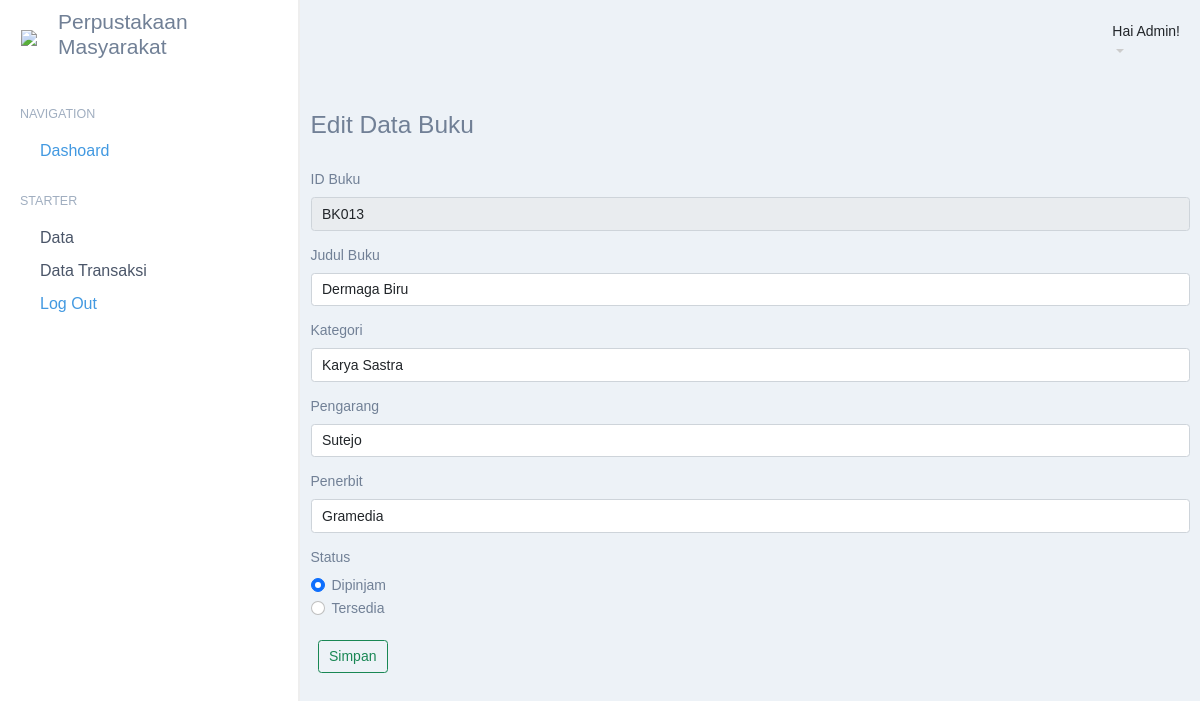
The app's page /index.php?p=buku-edit&id=BK013 (signed in) with its own data.
### tables this page shows
CREATE TABLE `tbbuku` (
  `idbuku` varchar(5) NOT NULL,
  `judulbuku` varchar(50) NOT NULL,
  `gambar` varchar(200) NOT NULL,
  `kategori` varchar(50) NOT NULL,
  `pengarang` varchar(40) NOT NULL,
  `penerbit` varchar(40) NOT NULL,
  `status` varchar(10) NOT NULL
);

### pages/buku-edit.php (the view, shortened to what this page needs)
<?php
	$id_buku=$_GET['id'];
	$q_tampil_buku=mysqli_query($db,"SELECT * FROM tbbuku WHERE idbuku='$id_buku'");
	$r_tampil_buku=mysqli_fetch_array($q_tampil_buku);
?>
<div class="container">
    <h3>Edit Data Buku</h3>
</div>
<div class="container">
    <form action="proses/buku-edit-proses.php" method="post" enctype="multipart/form-data">
        <table id="tabel-input">
            <div class="mb-3">
                <label for="exampleFormControlInput1" class="form-label">ID Buku</label>
                <input type="text" class="form-control" name="id_buku" value="<?php echo $r_tampil_buku['idbuku']; ?>"
                    readonly="readonly" id="exampleFormControlInput1">
            </div>
            <div class="mb-3">
                <label for="exampleFormControlInput1" class="form-label">Judul Buku</label>
                <input type="text" class="form-control" name="judul" value="<?php echo $r_tampil_buku['judulbuku']; ?>"
                    id="exampleFormControlInput1">
            </div>
            <div class="mb-3">
                <label for="exampleFormControlInput1" class="form-label">Kategori</label>
                <input type="text" class="form-control" name="kategori"
                    value="<?php echo $r_tampil_buku['kategori']; ?>" id="exampleFormControlInput1">
            </div>
            <div class="mb-3">
                <label for="exampleFormControlInput1" class="form-label">Pengarang</label>
                <input type="text" class="form-control" name="pengarang"
                    value="<?php echo $r_tampil_buku['pengarang']; ?>" id="exampleFormControlInput1">
            </div>
            <div class="mb-3">
                <label for="exampleFormControlInput1" class="form-label">Penerbit</label>
                <input type="text" class="form-control" name="penerbit"
                    value="<?php echo $r_tampil_buku['penerbit']; ?>" id="exampleFormControlInput1">
            </div>
            <div class="mb-3">
                <label for="exampleFormControlInput1" class="form-label">Status</label>
                <?php
            if($r_tampil_buku['status']=="Dipinjam")
			{
				echo "<div class='form-check'>
                <input class='form-check-input' type='radio' name='status' id='Dipinjam' value='Dipinjam' checked>
                <label class='form-check-label' for='Dipinjam'>
                    Dipinjam
                </label>
            </div>
            <div class='form-check'>
                <input class='form-check-input' type='radio' name='status' id='Tersedia' value='Tersedia'>
                <label class='form-check-label' for='Tersedia'>
                    Tersedia
                </label>
            </div>";
			}
			?>
            </div>
            <div class="mb-2 p-2">
                <button type="submit" name="simpan" class="btn btn-outline-success">Simpan</button>
            </div>
        </table>
    </form>
</div>

### style.css (style rules this page uses)
* { padding: 0; margin: 0; }
html, body { color: #718096 !important; font-size: 14px !important; font-family: "Nunito", "Orelega One", "Arial", sans-serif; background-color: #edf2f7; }
.content h3 { margin-top: 10px; margin-bottom: 30px; }

### records on screen
tbbuku: id_buku "BK013", judul "Dermaga Biru", kategori "Karya Sastra", pengarang "Sutejo", penerbit "Gramedia"

### other values on screen
$_SESSION['sesi'] "Admin"
